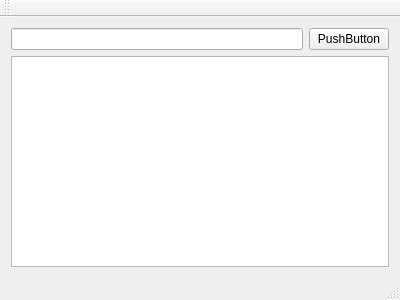
<?xml version="1.0" encoding="UTF-8"?>
<ui version="4.0">
 <class>MainWindow</class>
 <widget class="QMainWindow" name="MainWindow">
  <property name="geometry">
   <rect>
    <x>0</x>
    <y>0</y>
    <width>400</width>
    <height>300</height>
   </rect>
  </property>
  <property name="windowTitle">
   <string>MainWindow</string>
  </property>
  <widget class="QWidget" name="centralWidget">
   <layout class="QVBoxLayout" name="verticalLayout">
    <item>
     <layout class="QHBoxLayout" name="horizontalLayout">
      <item>
       <widget class="QLineEdit" name="lineEdit"/>
      </item>
      <item>
       <widget class="QPushButton" name="pushButton">
        <property name="text">
         <string>PushButton</string>
        </property>
       </widget>
      </item>
     </layout>
    </item>
    <item>
     <widget class="QGraphicsView" name="graphicsView"/>
    </item>
   </layout>
  </widget>
  <widget class="QMenuBar" name="menuBar">
   <property name="geometry">
    <rect>
     <x>0</x>
     <y>0</y>
     <width>400</width>
     <height>21</height>
    </rect>
   </property>
  </widget>
  <widget class="QToolBar" name="mainToolBar">
   <attribute name="toolBarArea">
    <enum>TopToolBarArea</enum>
   </attribute>
   <attribute name="toolBarBreak">
    <bool>false</bool>
   </attribute>
  </widget>
  <widget class="QStatusBar" name="statusBar"/>
 </widget>
 <layoutdefault spacing="6" margin="11"/>
 <resources/>
 <connections/>
</ui>
